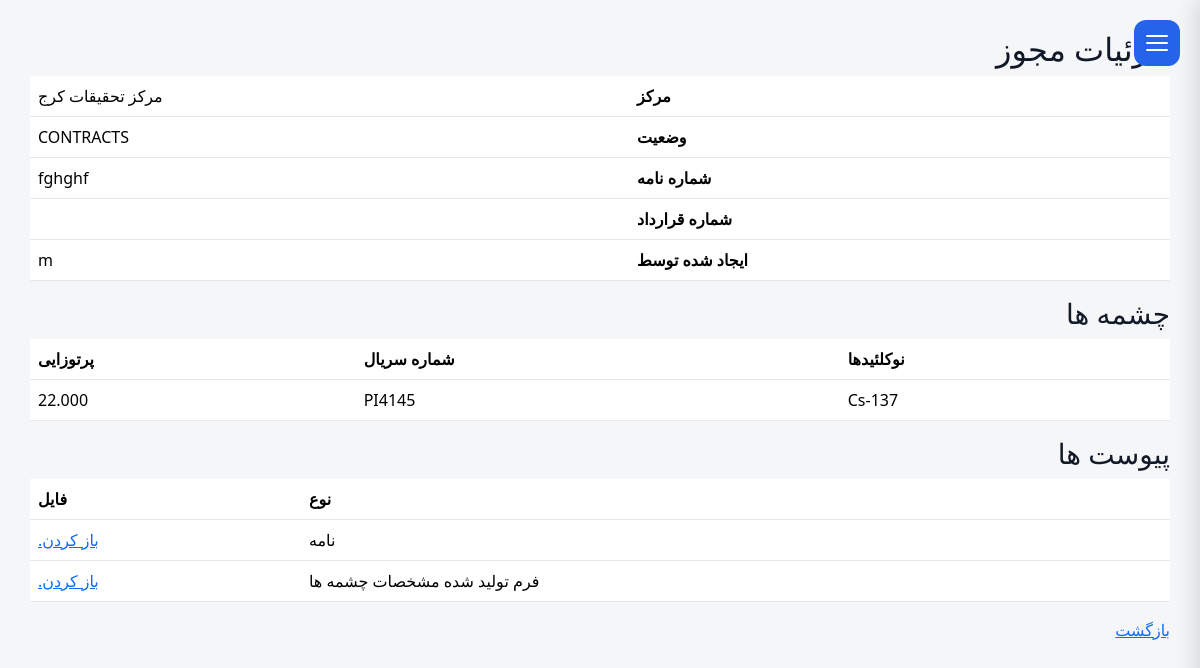
/operations/1/ (signed in), run on an earlier commit of the app's database.
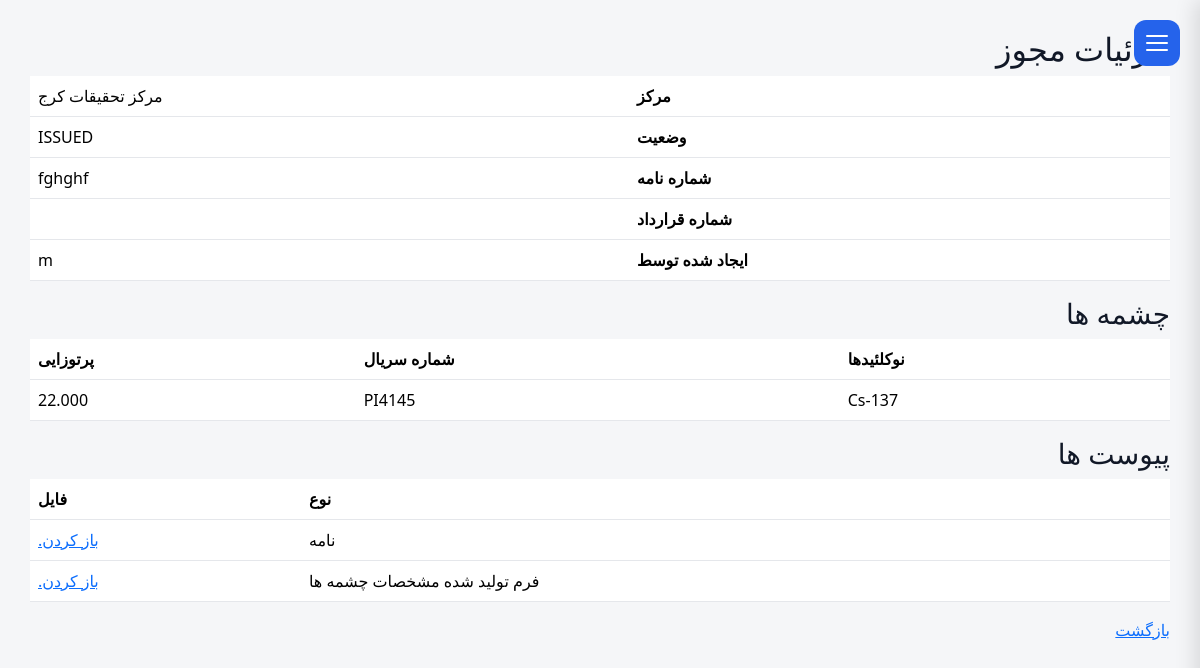
And on a later commit of the database.
### operations/models.py (models this page shows, shortened)
class LicenseRequest(models.Model):
    facility = models.ForeignKey(
        FacilityModel,
        on_delete=models.PROTECT,
        related_name="license_requests",
    )
    letter_number = models.CharField(_("Letter Number"),
        max_length=100,
        blank=True,
        null=True,
    )
    letter_date = models.DateField(_("Letter Date"),
        blank=True,
        null=True,
    )
    status = models.CharField( _("Status"),
        max_length=20,
        choices=LicenseStatus.choices,
        default=LicenseStatus.DRAFT,
    )
    status_date = models.DateTimeField( _("Status Date"),
        null=True,
        blank=True,
    )
    specification_completed = models.BooleanField(_("Specification Completed"),default=False,)
    description = models.TextField(
        _("Description"),
        blank=True,)
    created_by = models.ForeignKey(
        settings.AUTH_USER_MODEL,
        verbose_name=_("Created By"),
        on_delete=models.PROTECT,
    )
    created_at = models.DateTimeField( _("Created At"),
        auto_now_add=True,
    )
    updated_at = models.DateTimeField( _("Updated At"),
        auto_now=True,
    )
    history = HistoricalRecords()
    class Meta:
        ordering = ["-created_at"]
        verbose_name = _("License Request")
        verbose_name_plural = _("License Requests")

### facilities/models.py (models this page shows, shortened)
class FacilityModel(models.Model):
    name = models.CharField(
        _("Facility Name"),
        max_length=255, blank=True,null=True
    )
    responsible_person = models.CharField(
        _("Responsible Person"),
        max_length=150, blank=True,null=True
    )
    telephone = models.CharField(
        _("Telephone"),
        max_length=50, blank=True,null=True
    )
    email = models.EmailField(
        _("Email"),
        blank=True,null=True
    )
    address1 = models.CharField(
        _("Address Line 1"),
        max_length=255, blank=True,null=True
    )
    address2 = models.CharField(
        _("Address Line 2"),
        max_length=255,
         blank=True,null=True
    )
    postal_code = models.CharField(
        _("Postal Code"),
        max_length=20,
         blank=True,null=True
    )
    national_id = models.CharField(
        _("National ID"),
        max_length=50,
         blank=True,null=True
    )
    economic_code = models.CharField(
        _("Economic Code"),
        max_length=50,
         blank=True,null=True
    )
    created_at = models.DateTimeField(
        _("Created At"),
        auto_now_add=True
    )
    updated_at = models.DateTimeField(
        _("Updated At"),
        auto_now=True
    )
    class Meta:
        ordering = ["name"]
        verbose_name = _("Facility")
        verbose_name_plural = _("Facilities")
        constraints = [
            models.UniqueConstraint(
                fields=["name"],
                name="unique_facility_name",
            ),
            models.UniqueConstraint(
                fields=["national_id"],
                name="unique_facility_national_id",
                condition=models.Q(national_id__isnull=False),
            ),
            models.UniqueConstraint(
                fields=["postal_code"],
                name="unique_facility_postal_code",
                condition=models.Q(postal_code__isnull=False),
            ),
        ]

### operations/views.py (the view)
def license_detail(request, pk):
    license_request = get_object_or_404(
        LicenseRequest.objects
        .select_related(
            "facility",
            "created_by",
        )
        .prefetch_related(
                "attachments",
                "sources__nuclide",
                "sources__source_dsrs",
            ),
        pk=pk,
    )
    context = {
        "license": license_request,
    }
    return render(
        request,
        "operations/license_detail.html",
        context,
    )

### reference/models.py (called while the page is built)
    def __str__(self):
        return self.name

### templates/operations/license_detail.html (shortened to what this page needs)
{% extends "base.html" %}
{% load i18n %}
{% block content %}
<h2>
    {% trans "License Details" %}
</h2>
<table class="table">
<tr>
    <th>
        {% trans "Facility" %}
    </th>
    <td>
        {{ license.facility.name }}
    </td>
</tr>
<tr>
    <th>
        {% trans "Status" %}
    </th>
    <td>
        {{ license.status }}
    </td>
</tr>
<tr>
    <th>
        {% trans "Letter Number" %}
    </th>
    <td>
        {{ license.letter_number }}
    </td>
</tr>
<tr>
    <th>
        {% trans "Contract Number" %}
    </th>
    <td>
    </td>
</tr>
<tr>
    <th>
        {% trans "Created By" %}
    </th>
    <td>
        {{ license.created_by }}
    </td>
</tr>
</table>
<h3>
{% trans "Sources" %}
</h3>
<table class="table">
<tr>
<th>
{% trans "Nuclide" %}
</th>
<th>
{% trans "Serial Number" %}
</th>
<th>
{% trans "Activity" %}
</th>
</tr>
{% for source in license.sources.all %}
<tr>
<td>
{{ source.nuclide }}
</td>
<td>
{{ source.serial_number }}
</td>
<td>
{{ source.activity }}
</td>
</tr>
{% empty %}
<tr>
<td colspan="3">
{% trans "No sources added." %}
</td>
</tr>
{% endfor %}
</table>
<h3>
{% trans "Attachments" %}
</h3>
<table class="table">
<thead>
<tr>
<th>{% trans "Type" %}</th>
<th>{% trans "File" %}</th>
</tr>
</thead>
<tbody>
{% for attachment in license.attachments.all %}
<tr>
<td>
{{ attachment.get_attachment_type_display }}
</td>
<td>
<a href="{{ attachment.file.url }}" target="_blank">
{% trans "Open" %}
</a>
</td>
</tr>
{% empty %}
<tr>
<td colspan="2">
{% trans "No attachments." %}
</td>
</tr>
{% endfor %}
</tbody>
</table>
<a href="{% url 'license_list' %}">
{% trans "Back" %}
</a>
{% endblock %}

What changed in the data, as far as the page shows it:
changed LicenseRequest "fghghf": status "CONTRACTS" → "ISSUED"
